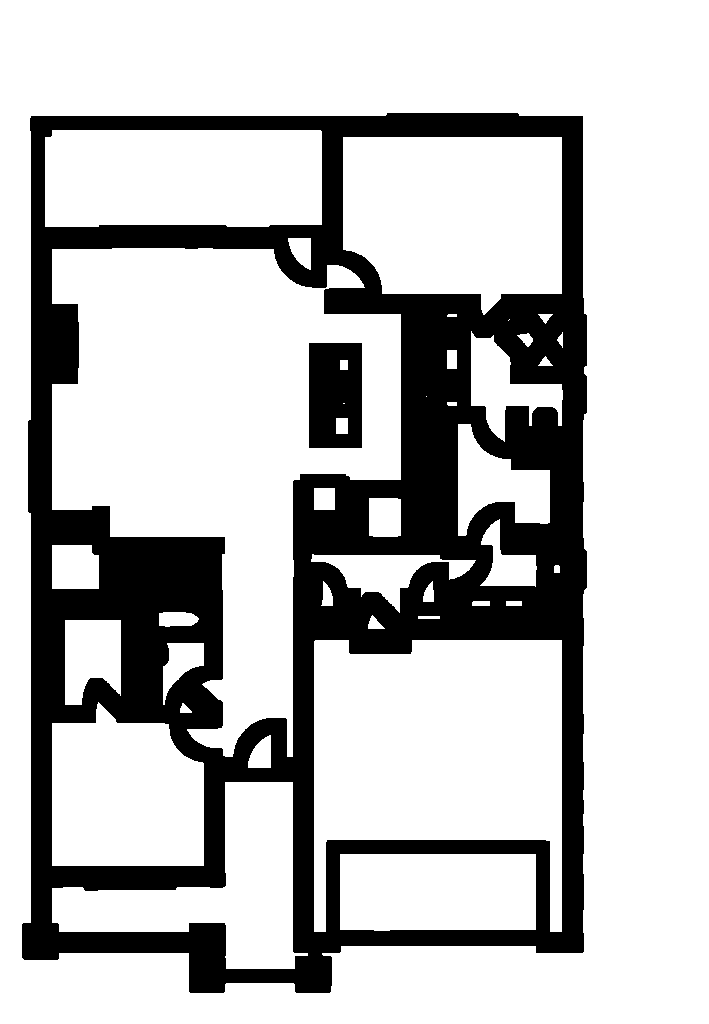
#> input picture backend/debug_rooms.png, 709 x 1024 px
$ python -i room_detector.py   (imports and definitions only)
#> lines starting #> are read from the running program, lines starting #| are printed output that depends on the picture; after the words box and inside, x2 and y2 are one past the last pixel; in counts of white or black regions, pixels touching at a corner belong together
#> further down, picture is the input picture: shape (1024, 709, 3); 75.2% white; 2 black regions, box (x1, y1, x2, y2) and area: (22, 113, 587, 993) 174904, (309, 343, 362, 448) 5291
import cv2
import numpy as np
import os


def detect_rooms(image):
    """
    Detect rooms using connected components analysis.

    Args:
        image: Floor plan image

    Returns:
        List of detected room regions with bounding boxes and statistics
    """
    gray = cv2.cvtColor(image, cv2.COLOR_BGR2GRAY)

    # Binary threshold - threshold value adjusted for typical floor plans
    _, thresh = cv2.threshold(
        gray,
        200,
        255,
        cv2.THRESH_BINARY_INV
    )

    # Strengthen walls with dilation
    kernel = np.ones((7, 7), np.uint8)
    walls = cv2.dilate(thresh, kernel, iterations=2)
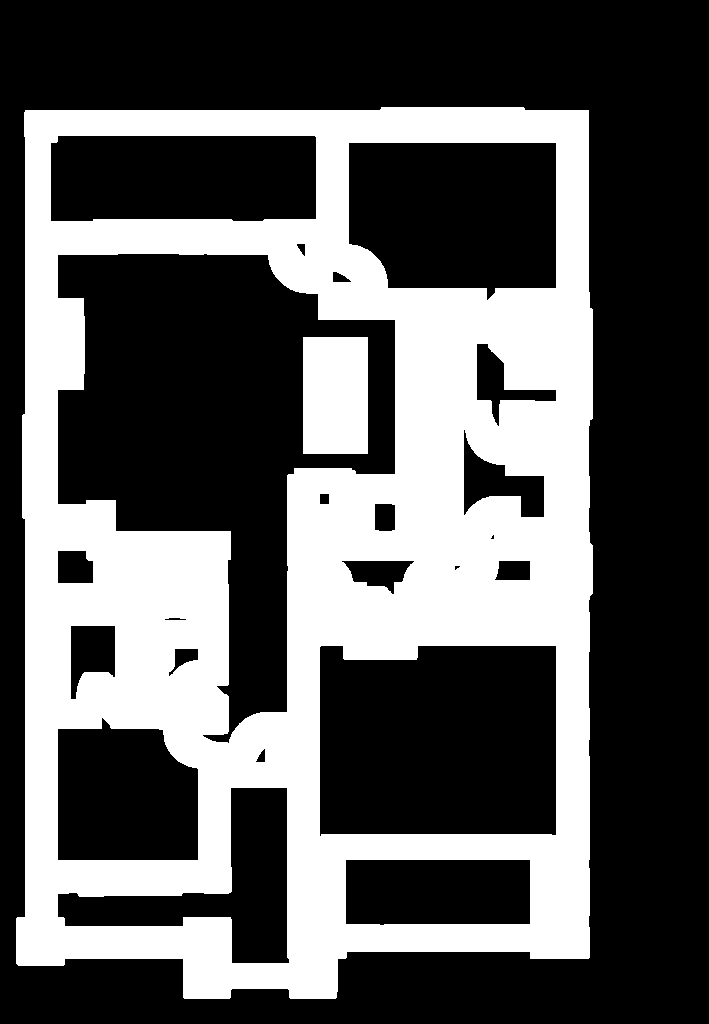
#> walls: shape (1024, 709); 35.4% white; 2 white regions, box (x1, y1, x2, y2) and area: (16, 107, 593, 999) 249395, (303, 337, 368, 454) 7605

    # Invert to get free space (rooms)
    free_space = cv2.bitwise_not(walls)

    # Connected components analysis
    num_labels, labels, stats, centroids = cv2.connectedComponentsWithStats(
        free_space,
        connectivity=8
    )
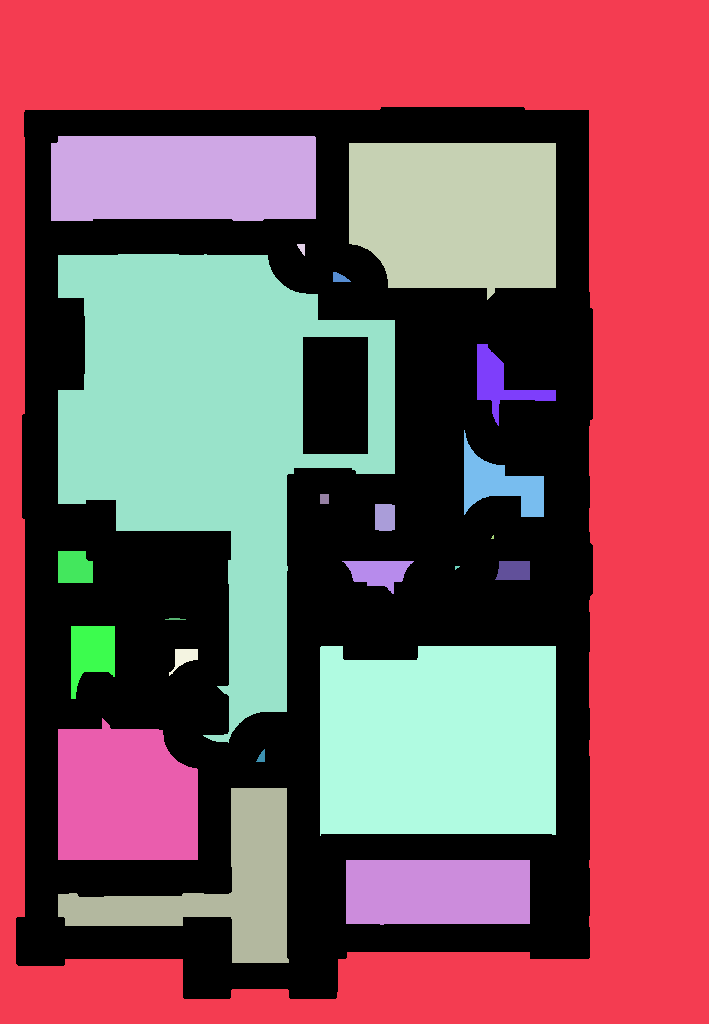
#> labels: shape (1024, 709) int32; 24 distinct labels, from 0 to 23; one colour per label, 0 black
#> num_labels = 24; stats = 24 rows, first 6: [16, 107, 577, 892, 257000], [0, 0, 709, 1024, 240389], [51, 136, 265, 85, 22092], [349, 143, 207, 157, 28731], [297, 244, 8, 12, 59], [58, 254, 337, 489, 79211]; centroids = 24 rows, first 8: [316.2, 553.7], [451.6, 457.6], [183, 177.4], [456.2, 212.6], [301.5, 247.9], [208.5, 423.6], [339.3, 277.6], [500.5, 382.6]

    rooms = []

    for i in range(1, num_labels):  # skip background (i=0)

        x = stats[i, cv2.CC_STAT_LEFT]
        y = stats[i, cv2.CC_STAT_TOP]
        w = stats[i, cv2.CC_STAT_WIDTH]
        h = stats[i, cv2.CC_STAT_HEIGHT]
        area = stats[i, cv2.CC_STAT_AREA]

        # Filter out small regions (noise) and very large regions (likely exterior)
        # Minimum room area: ~3000 pixels (roughly 5x5 units)
        # Maximum room area: 50% of image (would mean only 2 rooms)
        if area > 3000 and area < gray.shape[0] * gray.shape[1] * 0.5:

            rooms.append({
                "label": f"Room {len(rooms) + 1}",
                "x": int(x),
                "y": int(y),
                "width": int(w),
                "height": int(h),
                "area": int(area),
                "area_sqm": round(area * 0.025 * 0.025, 2),
                "aspect_ratio": round((w / h) if h != 0 else 1.0, 2)
            })
#> this loop made 23 passes
#> (x, y, w, h, area) on passes 1, 2, 3, 4, 5, 6, 7, 8, 9, 10, 12, 13: (0, 0, 709, 1024, 240389), (51, 136, 265, 85, 22092), (349, 143, 207, 157, 28731), (297, 244, 8, 12, 59), (58, 254, 337, 489, 79211), (333, 272, 18, 10, 118), (477, 344, 79, 82, 2019), (464, 430, 80, 87, 3050), (320, 494, 9, 10, 90), (375, 504, 20, 27, 530), (58, 551, 35, 32, 1053), (342, 561, 72, 33, 1348)
#> after the loop, rooms = 9 items

    return rooms

>>> import cv2
>>> picture = cv2.imread('../debug_rooms.png')
>>> result = detect_rooms(picture)
#> result = 9 items
